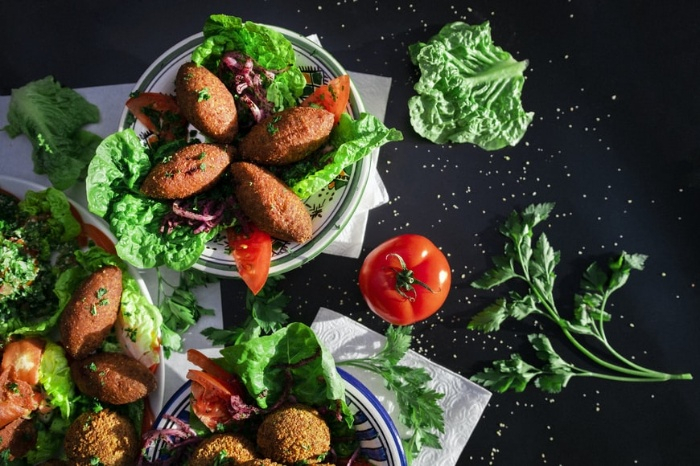
#> input picture food.jpg, 700 x 466 px
$ python p9.py
#> lines starting #> are read from the running program, lines starting #| are printed output that depends on the picture

import cv2
import numpy as np
import matplotlib.pyplot as plt

def apply_morphological_operations(image_path):
    # Read the image
#> called with image_path = 'food.jpg'
    image = cv2.imread(image_path, cv2.IMREAD_GRAYSCALE)
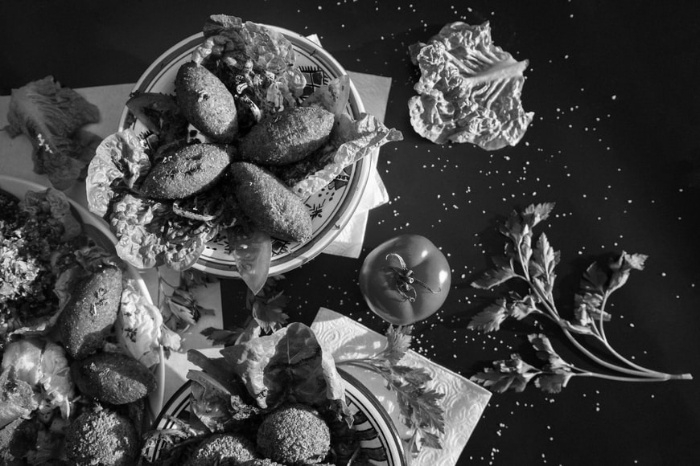
#> image: shape (466, 700); min 0, max 255, mean 67

    if image is None:
        print(f"Error: Unable to read the image from {image_path}")
        return

    # Display the original image
    plt.figure(figsize=(10, 4))
    plt.subplot(131)
    plt.imshow(image, cmap='gray')
    plt.title('Original Image')

    # Erosion
    kernel = np.ones((5, 5), np.uint8)
    erosion = cv2.erode(image, kernel, iterations=1)
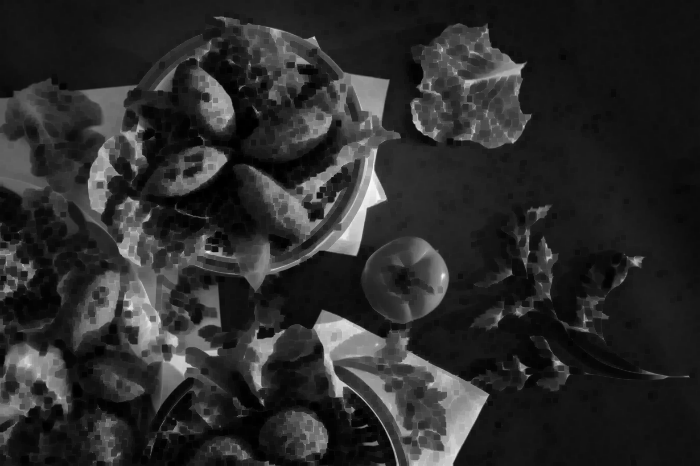
#> erosion: shape (466, 700); min 0, max 247, mean 43.2

    # Display the eroded image
    plt.subplot(132)
    plt.imshow(erosion, cmap='gray')
    plt.title('Erosion')

    # Dilation
    dilation = cv2.dilate(image, kernel, iterations=1)
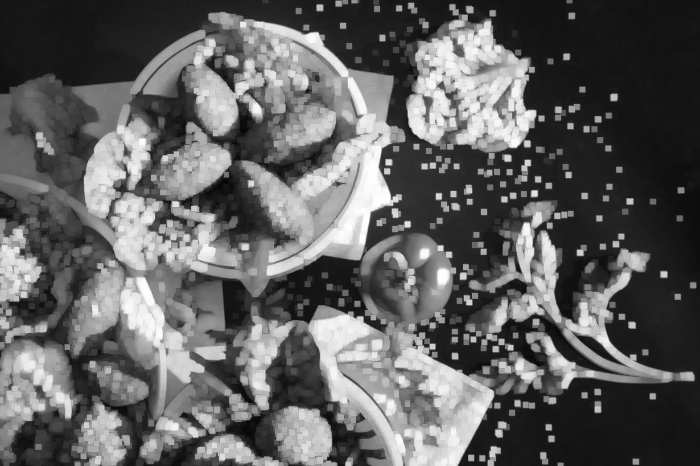
#> dilation: shape (466, 700); min 3, max 255, mean 96.9

    # Display the dilated image
    plt.subplot(133)
    plt.imshow(dilation, cmap='gray')
    plt.title('Dilation')

    plt.show()
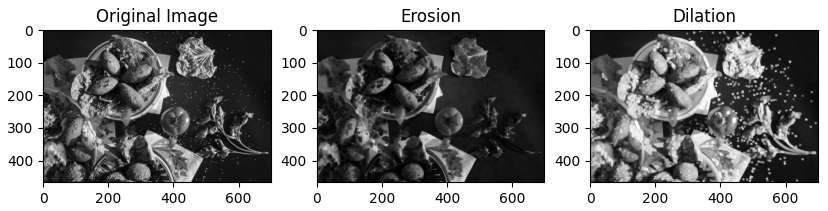
#> figure drawn by matplotlib, 3 panels

    # Opening (erosion followed by dilation)
    opening = cv2.morphologyEx(image, cv2.MORPH_OPEN, kernel)
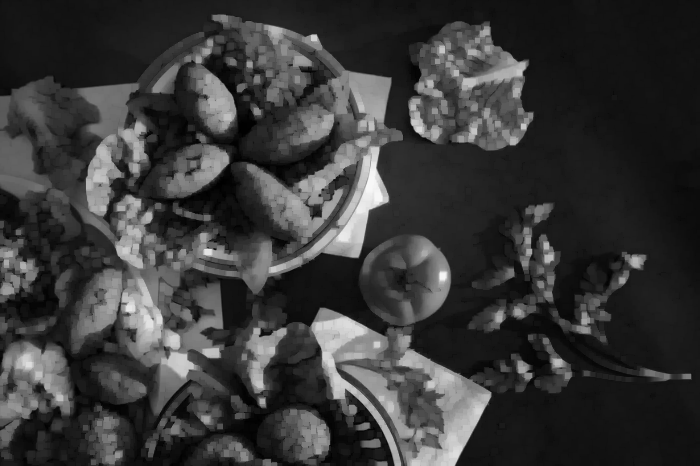
#> opening: shape (466, 700); min 0, max 247, mean 56.5

    # Closing (dilation followed by erosion)
    closing = cv2.morphologyEx(image, cv2.MORPH_CLOSE, kernel)
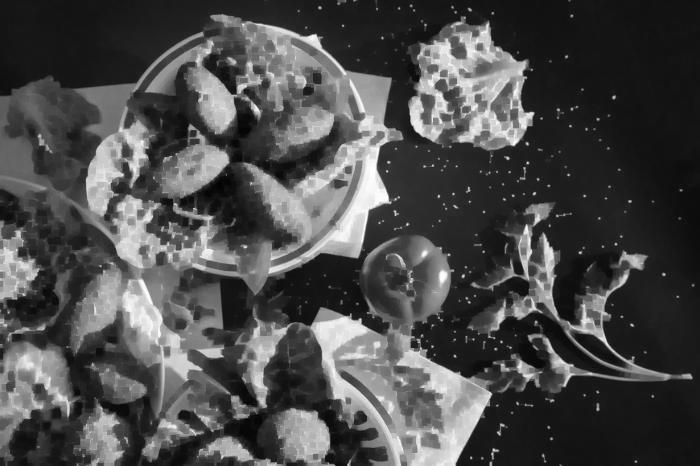
#> closing: shape (466, 700); min 3, max 255, mean 75.4

    # Display the images after opening and closing
    plt.figure(figsize=(10, 4))
    plt.subplot(121)
    plt.imshow(opening, cmap='gray')
    plt.title('Opening')

    plt.subplot(122)
    plt.imshow(closing, cmap='gray')
    plt.title('Closing')

    plt.show()

def main():
    image_path = "food.jpg"
    apply_morphological_operations(image_path)

if __name__ == "__main__":
 main()
